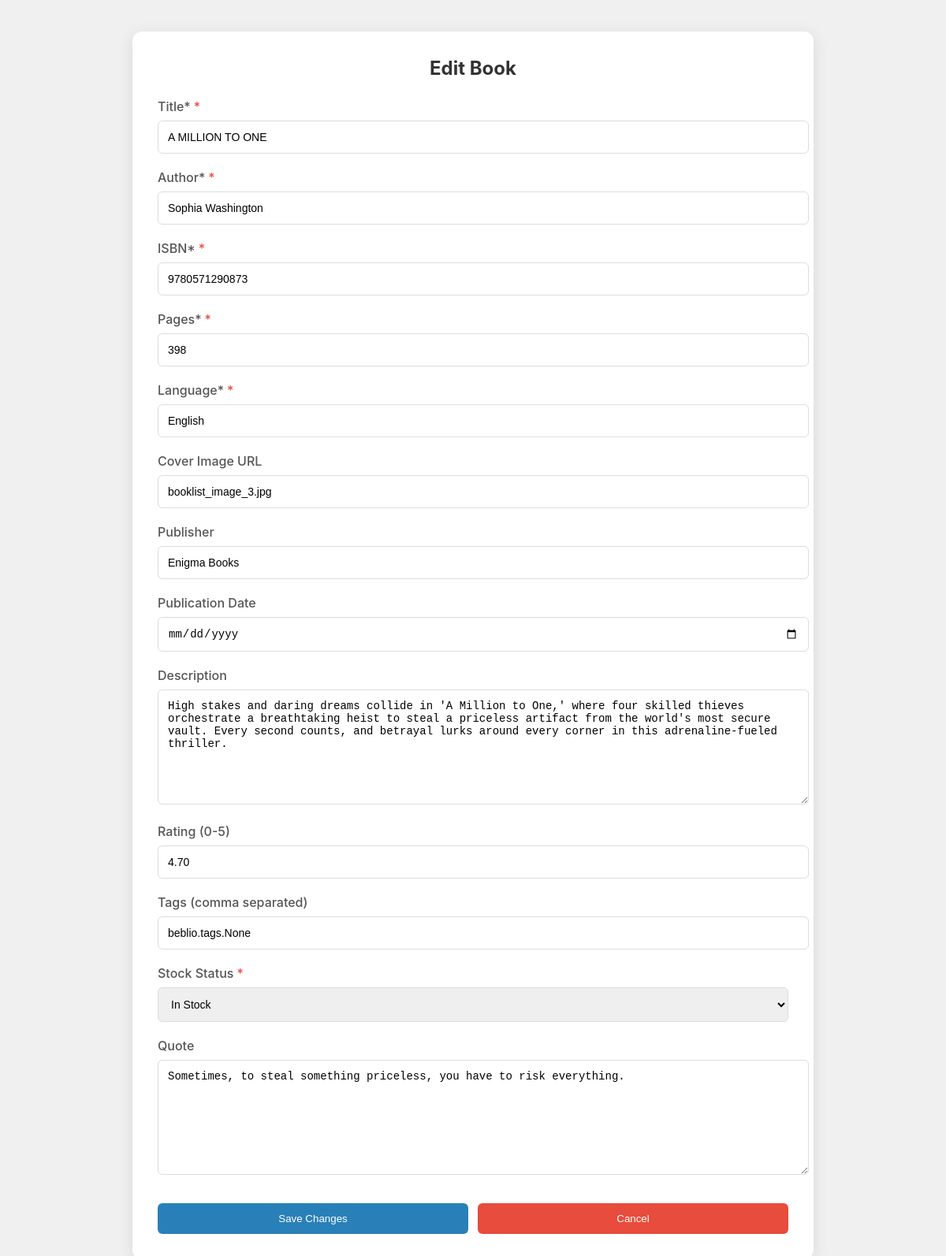
/book/edit/3/, run on an earlier commit of the app's database.
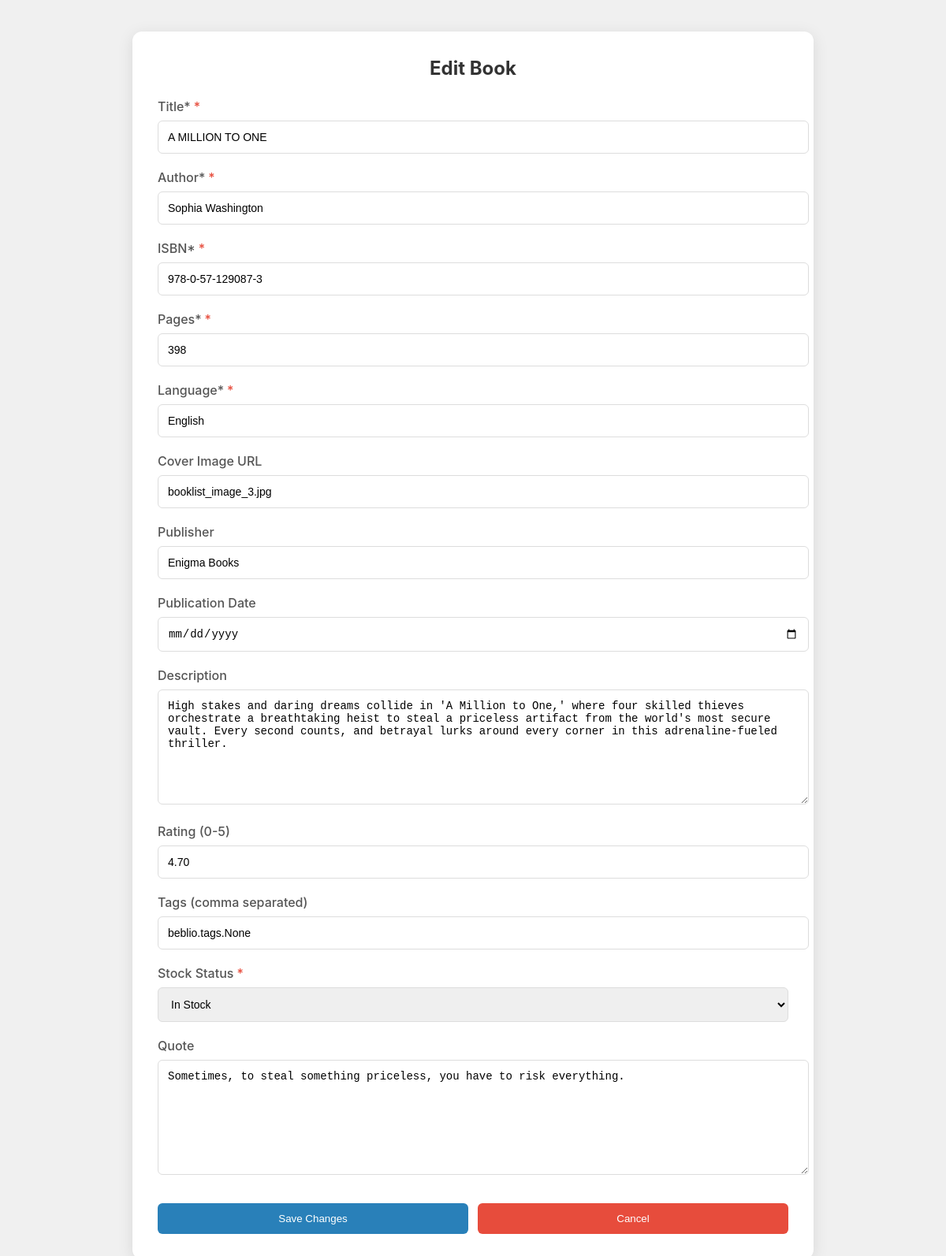
And on a later commit of the database.
### beblio/models.py (models this page shows, shortened)
class Book(models.Model):
    title = models.CharField(max_length=200, null=True)
    author = models.CharField(max_length=100)
    isbn = models.CharField(max_length=13, unique=True)
    pages = models.IntegerField()
    cover_image = models.URLField(blank=True, null=True)
    language = models.CharField(max_length=30)
    tags = models.ManyToManyField('tags', blank=True)
    description = models.TextField(blank=True, null=True)
    rating = models.DecimalField(max_digits=3, decimal_places=2, blank=True, null=True)
    publisher = models.CharField(max_length=100, blank=True, null=True)
    published_date = models.DateField(blank=True, null=True)
    in_stock = models.BooleanField(default=True)
    review = models.ManyToManyField('review', blank=True)
    quote = models.TextField(blank=True, null=True)
    genre = models.TextField(blank=True, null=True)
    price = models.FloatField(blank=True, null=True)

### beblio/views.py (the view)
# urls.py: path('book/edit/<int:book_id>/', views.book_form, name='edit_book'),
def book_form(request, book_id=None):
    if request.method == 'POST':
        try:
            data = json.loads(request.body)
            if book_id:
                book = Book.objects.get(id=book_id)
                for field, value in data.items():
                    if field == 'tags':
                        book.tags.clear()
                        for tag_name in value:
                            tag, _ = tags.objects.get_or_create(name=tag_name)
                            book.tags.add(tag)
                    elif hasattr(book, field):
                        setattr(book, field, value)
                book.save()
                return JsonResponse({'message': 'Book updated successfully'})
            else:
                book = Book.objects.create(
                    title=data.get('title'),
                    author=data.get('author'),
                    isbn=data.get('isbn'),
                    pages=data.get('pages'),
                    language=data.get('language'),
                    cover_image=data.get('cover_image'),
                    publisher=data.get('publisher'),
                    published_date=data.get('published_date'),
                    description=data.get('description'),
                    rating=data.get('rating'),
                    in_stock=data.get('in_stock', True),
                    quote=data.get('quote')
                )
                for tag_name in data.get('tags', []):
                    tag, _ = tags.objects.get_or_create(name=tag_name)
                    book.tags.add(tag)
                return JsonResponse({'message': 'Book added successfully'})
        except Exception as e:
            return JsonResponse({'error': str(e)}, status=400)
    else:
        try:
            book = None
            if book_id:
                book = Book.objects.get(id=book_id)
            return render(request, 'beblio/BookForm.html', {'book': book})
        except Book.DoesNotExist:
            return redirect('admin_panel')

### templates/beblio/BookForm.html (shortened to what this page needs)
{% load static %}
<!DOCTYPE html>
<html lang="en">
<head>
    <link rel="stylesheet" href="{% static 'css/bookForm.css' %}">
</head>
<body>
    <div class="form-container">
        <h2>{% if book %}Edit Book{% else %}Add New Book{% endif %}</h2>
        <form id="book-form" data-book-id="{{ book.id|default:'' }}">
            <div class="form-group">
                <label for="title">Title*</label>
                <input type="text" id="title" value="{{ book.title|default:'' }}" required>
            </div>
            <div class="form-group">
                <label for="author">Author*</label>
                <input type="text" id="author" value="{{ book.author|default:'' }}" required>
            </div>
            <div class="form-group">
                <label for="isbn">ISBN*</label>
                <input type="text" id="isbn" value="{{ book.isbn|default:'' }}" required>
            </div>
            <div class="form-group">
                <label for="pages">Pages*</label>
                <input type="number" id="pages" value="{{ book.pages|default:'' }}" required>
            </div>
            <div class="form-group">
                <label for="language">Language*</label>
                <input type="text" id="language" value="{{ book.language|default:'' }}" required>
            </div>
            <div class="form-group">
                <label for="cover_image">Cover Image URL</label>
                <input type="text" id="cover_image" value="{{ book.cover_image|default:'' }}">
            </div>
            <div class="form-group">
                <label for="publisher">Publisher</label>
                <input type="text" id="publisher" value="{{ book.publisher|default:'' }}">
            </div>
            <div class="form-group">
                <label for="published_date">Publication Date</label>
                <input type="date" id="published_date" value="{{ book.published_date|default:'' }}">
            </div>
            <div class="form-group">
                <label for="description">Description</label>
                <textarea id="description">{{ book.description|default:'' }}</textarea>
            </div>
            <div class="form-group">
                <label for="rating">Rating (0-5)</label>
                <input type="number" id="rating" min="0" max="5" step="0.1" value="{{ book.rating|default:'' }}">
            </div>
            <div class="form-group">
                <label for="tags">Tags (comma separated)</label>
                <input type="text" id="tags" value="{{ book.tags|join:', '|default:'' }}">
            </div>
            <div class="form-group">
                <label for="in_stock">Stock Status</label>
                <select id="in_stock">
                    <option value="true" {% if book.in_stock %}selected{% endif %}>In Stock</option>
                </select>
            </div>
            <div class="form-group">
                <label for="quote">Quote</label>
                <textarea id="quote">{{ book.quote|default:'' }}</textarea>
            </div>
            <div class="button-group">
                <button type="submit" class="blue-button">{% if book %}Save Changes{% else %}Add Book{% endif %}</button>
                <button type="button" onclick="window.location.href='/adminPanel/'" class="red-button">Cancel</button>
            </div>
        </form>
    </div>
</body>
</html>

What changed in the data, as far as the page shows it:
changed Book "A MILLION TO ONE": isbn "9780571290873" → "978-0-57-129087-3"
